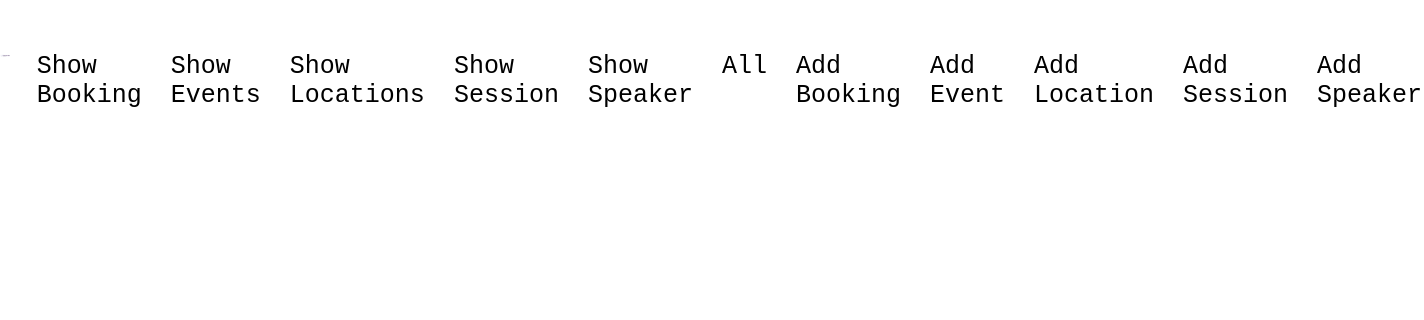
Page /showSpeaker/ (signed in) on the earlier database version.
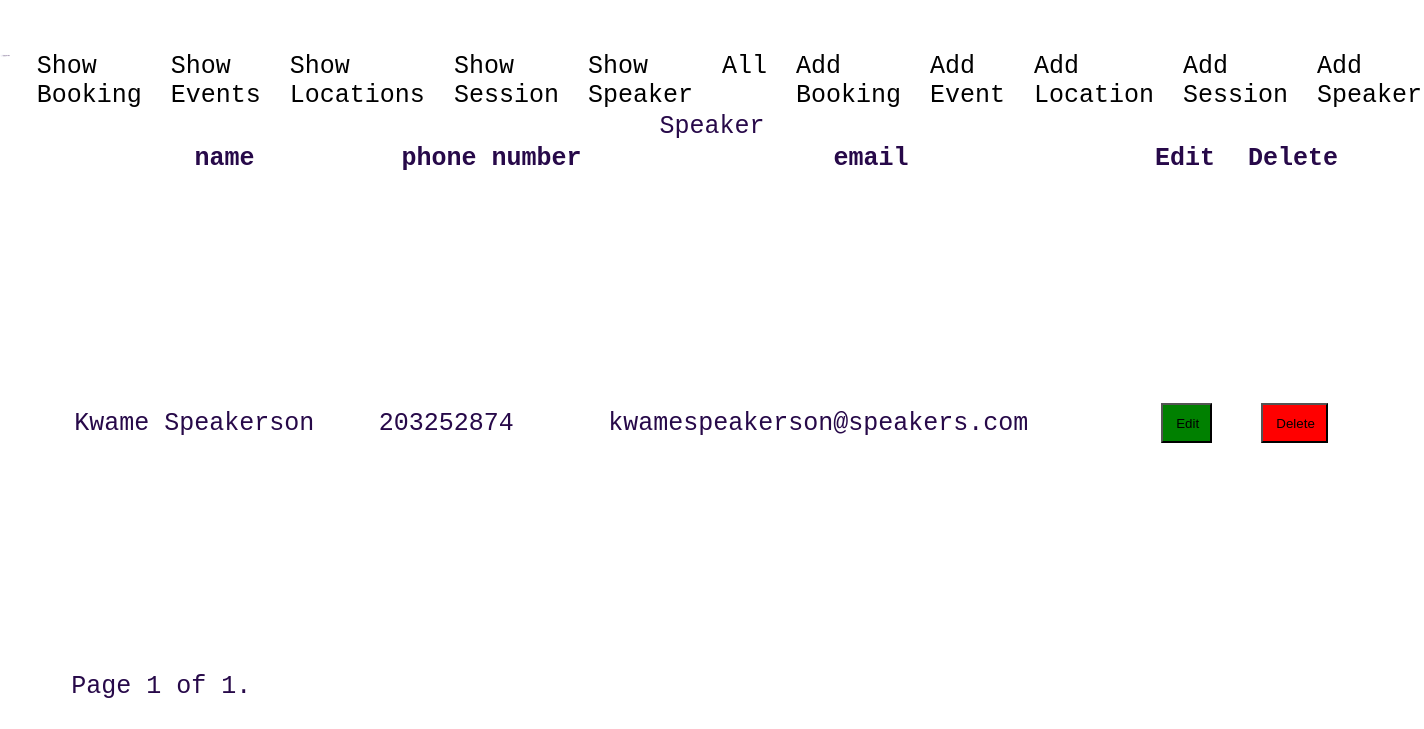
Same page on the later database version.
### booking/models.py (models this page shows, shortened)
class Speaker(models.Model):
    name=models.CharField(max_length=100)
    phone_number=models.IntegerField()
    email=models.EmailField()

### booking/views.py (the view)
# urls.py: path('showSpeaker/', views.SpeakerListView.as_view(), name='speaker'),
@method_decorator(login_required(login_url='/login/'), name='dispatch')
class SpeakerListView(generic.ListView ):
    Model=Speaker
    queryset=Speaker.objects.all()
    paginate_by = 25
    template_name="booking/showSpeaker.html"
    context_object_name = 'speaker'

### booking/templates/booking/showSpeaker.html (shortened to what this page needs)
{% extends "base.html" %}
{% load static %}
{% block content %}
{% if speaker %}
<div id="main-table">
    <table class="show-table">
    <caption>Speaker</caption>
    <thead>
        <tr>
            <th>name</th>
            <th>phone number</th>
            <th>email</th>
            <th>Edit</th>
            <th>Delete</th>
        </tr>
    </thead>
    <tbody>
        {% for speaker in page_obj %}
        <tr>
            <td>{{speaker.name}}</td>
            <td>{{speaker.phone_number}}</td>
            <td>{{speaker.email}}</td>
            <th><form action="{% url 'updateSpeaker' speaker.id %}" method="get">{% csrf_token %}<input class="edit" type="submit" value="Edit"></form></th>
            <th><form action="{% url 'deleteSpeaker' speaker.id %}" method="post">{% csrf_token %}<input class="delete" type="submit" value="Delete"></form></th>
            {% endfor %}
        </tr>
    </tbody>
</table>
<div class="pagination">
    <span class="step-links">
        <span class="current">
            Page {{ page_obj.number }} of {{ page_obj.paginator.num_pages }}.
        </span>
    </span>
</div>
</div>
{% endif %}
{% endblock %}

Differences in the rows shown:
added Speaker: name "Kwame Speakerson", phone_number "203252874", email "kwamespeakerson@speakers.com"
Other differences:
{{ page_obj.number }}: (not shown) → "1"
{{ page_obj.paginator.num_pages }}: (not shown) → "1"
text now shown: "Speaker name phone number email Edit Delete Page of ."
